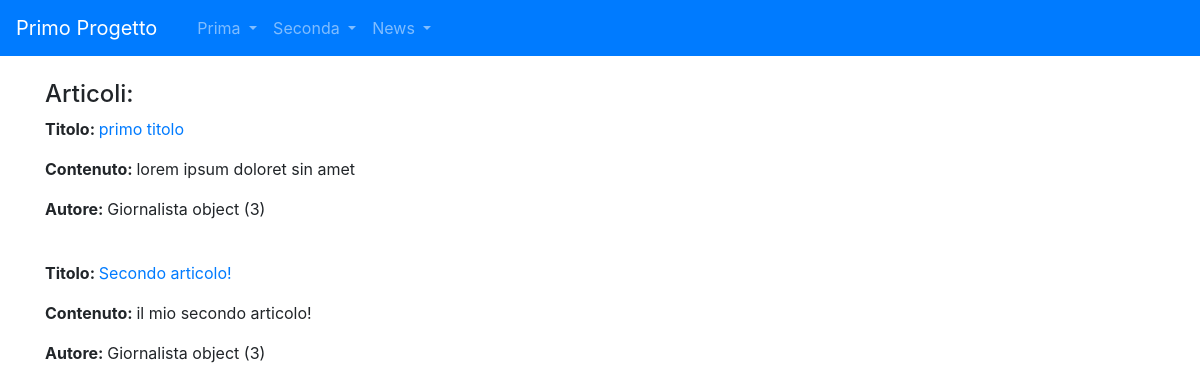
Page /news/lista_articoli on the committed database.
### news/models.py (models this page shows)
class Articolo (models.Model):
    titolo= models.CharField(max_length=100)
    contenuto= models.TextField()
    giornalista= models.ForeignKey(Giornalista, on_delete=models.CASCADE, related_name="articoli")
    class Meta:
        verbose_name="Articolo"
        verbose_name_plural="Articolo"

class Giornalista(models.Model):
    nome= models.CharField(max_length=20)
    cognome= models.CharField(max_length=20)
    class Meta:
        verbose_name="Giornalista"
        verbose_name_plural="Giornalisti"

### news/views.py (the view)
# urls.py: path('lista_articoli', ArticoloListView.as_view(), name="lista_articoli"),
class ArticoloListView(ListView):
    model=Articolo
    template_name="lista_articoli.html"
    def get_context_data(self,**kwargs):
        context=super().get_context_data(**kwargs)
        context["articoli"]=Articolo.objects.all()
        return context

### news/templates/lista_articoli.html (shortened to what this page needs)
{% extends 'base.html'%}
{%block content%}
  <h4>Articoli:</h4>
  {% for articolo in articoli %}
    <p><strong>Titolo: </strong><a href="/news/articoli/{{ articolo.id }}">{{ articolo.titolo }}</a></p>
    <p><strong>Contenuto: </strong>{{ articolo.contenuto }}</p>
    <p><strong>Autore: </strong>{{ articolo.giornalista}}</p>
    <br>
  {% endfor %}
{%endblock content%}

### rows in the picture
Articolo: titolo "primo titolo", contenuto "lorem ipsum doloret sin amet", giornalista "Giornalista object (3)"
Articolo: titolo "Secondo articolo!", contenuto "il mio secondo articolo!", giornalista "Giornalista object (3)"
